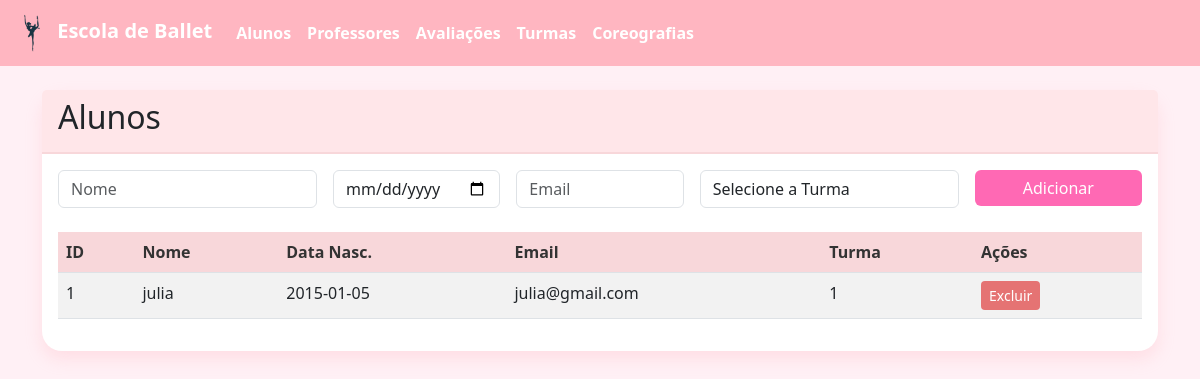
Before: /alunos with the older database file.
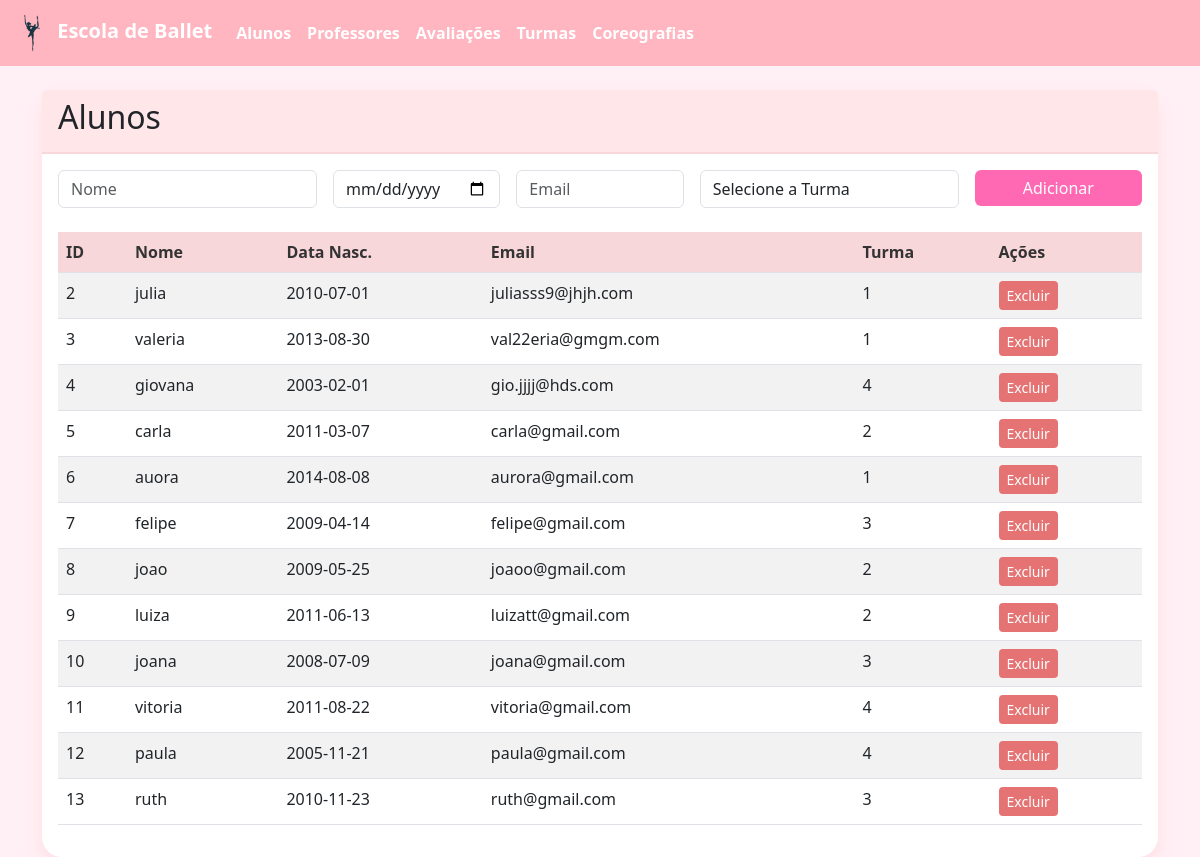
After: the same page with the newer database file.
### tables this page shows
CREATE TABLE Aluno (
    id INTEGER PRIMARY KEY AUTOINCREMENT,
    nome TEXT NOT NULL,
    data_nascimento DATE NOT NULL,
    email TEXT NOT NULL,
    telefone TEXT,
    endereco TEXT,
    turma_id INTEGER REFERENCES Turma(id)
);

### app.py (the view)
@app.route('/alunos')
def mostrar_alunos():
    alunos = listar_alunos()
    turmas = listar_turmas()
    return render_template('alunos.html', alunos=alunos, turmas=turmas)

### db/connection.py (called while the page is built)
def conectar():
    return sqlite3.connect('ballet.db')

### models/aluno.py (called while the page is built)
def listar_alunos():
    conn = conectar()
    cursor = conn.cursor()
    cursor.execute("""
        SELECT a.id, a.nome, a.data_nascimento, a.email,
               COALESCE(a.turma_id, 'Sem turma') as turma_id
        FROM Aluno a
    """)
    alunos = cursor.fetchall()
    conn.close()
    return alunos

### models/turma.py (called while the page is built)
def listar_turmas():
    conn = conectar()
    cursor = conn.cursor()
    cursor.execute("SELECT * FROM Turma")
    resultado = cursor.fetchall()
    conn.close()
    return resultado

### templates/alunos.html (shortened to what this page needs)
{% extends "base.html" %}
{% block content %}
<div class="card">
    <div class="card-header">
        <h2>Alunos</h2>
    </div>
    <div class="card-body">
        <form method="POST" action="{{ url_for('adicionar_aluno') }}" class="mb-4">
            <div class="row g-3">
                <div class="col-md-3">
                <input type="text" name="nome" class="form-control" placeholder="Nome" required>
                </div>
                <div class="col-md-2">
                <input type="date" name="data_nascimento" class="form-control" required>
                </div>
                <div class="col-md-2">
                <input type="email" name="email" class="form-control" placeholder="Email" required>
                </div>
                <div class="col-md-3">
                <select name="turma_id" class="form-control">
                    <option value="">Selecione a Turma</option>
                </select>
                </div>
                <div class="col-md-2">
                <button type="submit" class="btn btn-primary w-100">Adicionar</button>
                </div>
            </div>
        </form>
        <table class="table table-striped">
            <thead>
                <tr>
                    <th>ID</th>
                    <th>Nome</th>
                    <th>Data Nasc.</th>
                    <th>Email</th>
                    <th>Turma</th>
                    <th>Ações</th>
                </tr>
            </thead>
            <tbody>
                {% for aluno in alunos %}
                <tr>
                    <td>{{ aluno[0] }}</td>
                    <td>{{ aluno[1] }}</td>
                    <td>{{ aluno[2] }}</td>
                    <td>{{ aluno[3] }}</td>
                    <td>{{ aluno[4] or 'Sem turma' }}</td>
                    <td>
                        <a href="{{ url_for('remover_aluno', id=aluno[0]) }}"
                           class="btn btn-danger btn-sm"
                           onclick="return confirm('Tem certeza?')">
                            Excluir
                        </a>
                    </td>
                </tr>
                {% endfor %}
            </tbody>
        </table>
    </div>
</div>
{% endblock %}

Changed rows visible on the page:
removed Aluno: id "1", nome "julia", data_nascimento "2015-01-05", email "julia@gmail.com", aluno "1"
added Aluno: id "2", nome "julia", data_nascimento "2010-07-01", email "juliasss9@jhjh.com", turma "1"
added Aluno: id "3", nome "valeria", data_nascimento "2013-08-30", email "val22eria@gmgm.com", turma "1"
added Aluno: id "4", nome "giovana", data_nascimento "2003-02-01", email "gio.jjjj@hds.com", aluno "4"
added Aluno: id "5", nome "carla", data_nascimento "2011-03-07", email "carla@gmail.com", turma "2"
added Aluno: id "6", nome "auora", data_nascimento "2014-08-08", email "aurora@gmail.com", turma "1"
added Aluno: id "7", nome "felipe", data_nascimento "2009-04-14", email "felipe@gmail.com", turma "3"
added Aluno: id "8", nome "joao", data_nascimento "2009-05-25", email "joaoo@gmail.com", turma "2"
added Aluno: id "9", nome "luiza", data_nascimento "2011-06-13", email "luizatt@gmail.com", turma "2"
added Aluno: id "10", nome "joana", data_nascimento "2008-07-09", email "joana@gmail.com", turma "3"
added Aluno: id "11", nome "vitoria", data_nascimento "2011-08-22", email "vitoria@gmail.com", turma "4"
added Aluno: id "12", nome "paula", data_nascimento "2005-11-21", email "paula@gmail.com", turma "4"
added Aluno: id "13", nome "ruth", data_nascimento "2010-11-23", email "ruth@gmail.com", turma "3"
